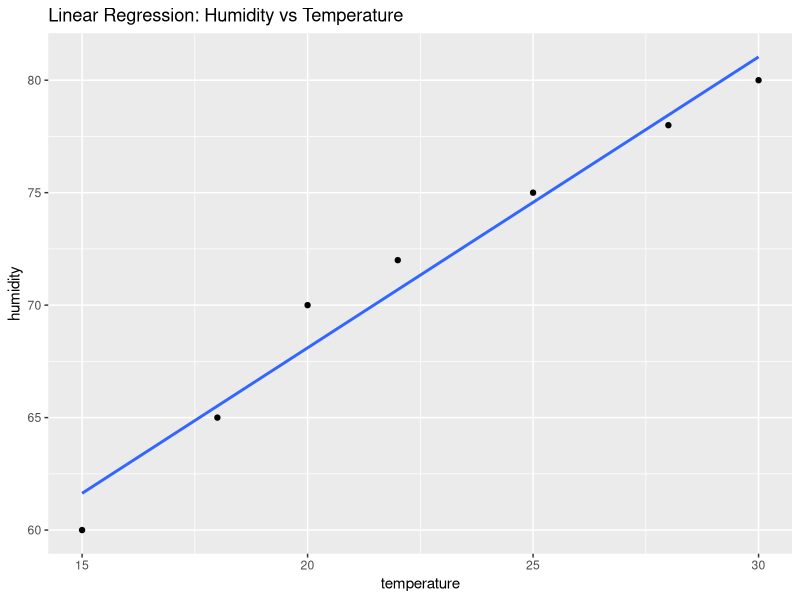
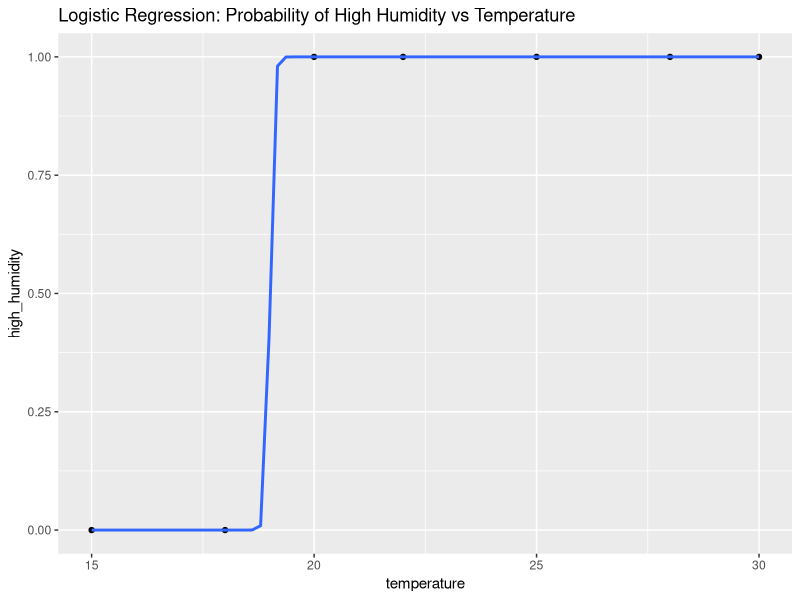

Write the R code that produced these figures, in order.
weather <- data.frame(
  temperature = c(15, 18, 20, 22, 25, 28, 30), 
  humidity = c(60, 65, 70, 72, 75, 78, 80),    
  rainy_day = c(0, 1, 1, 1, 0, 0, 1)            
)
print(weather)
library(ggplot2)

# Perform linear regression on the created weather dataset
lm_model <- lm(humidity ~ temperature, data = weather)

# Summary of linear regression model
summary(lm_model)

# Plotting the linear regression line
ggplot(weather, aes(x = temperature, y = humidity)) +
  geom_point() +
  geom_smooth(method = "lm", se = FALSE) +
  labs(title = "Linear Regression: Humidity vs Temperature")

# Add a binary variable 'high_humidity' indicating high humidity (>65%) or not
weather$high_humidity <- ifelse(weather$humidity > 65, 1, 0)

# Logistic regression model
logit_model <- glm(high_humidity ~ temperature + rainy_day, 
                   data = weather, family = binomial)

# Summary of logistic regression model
summary(logit_model)

# Plotting logistic regression isn't straightforward as linear regression due to classification nature.
# However, you can visualize the relationship between variables.

# For instance, you can visualize the relationship between Temperature and probability of high humidity.
ggplot(weather, aes(x = temperature, y = high_humidity)) +
  geom_point() +
  stat_smooth(method = "glm", method.args = list(family = "binomial"), se = FALSE) +
  labs(title = "Logistic Regression: Probability of High Humidity vs Temperature")
